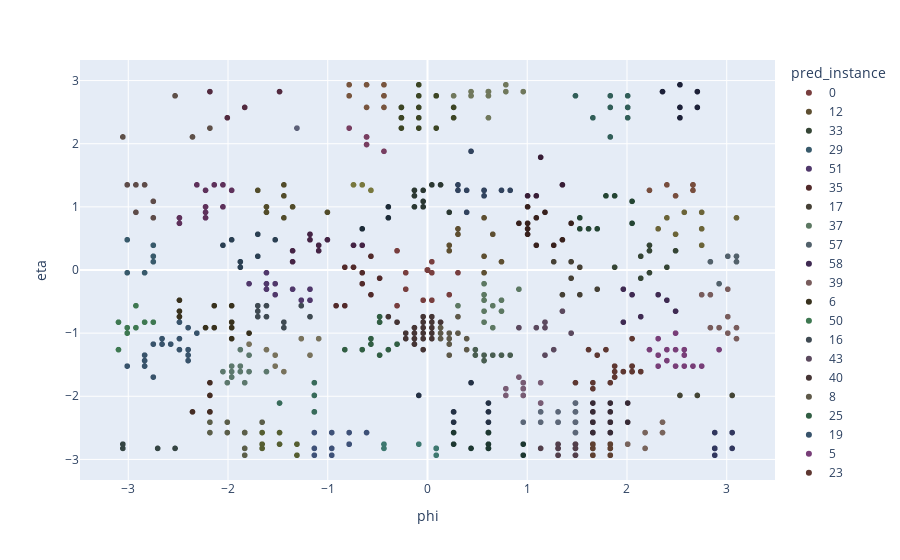

The notebook cell saved with this chart:
### Code cell
px.scatter(events[0].input_event, x='phi', y='eta', color='pred_instance', color_discrete_sequence=palette)

### Figure 1 — Plotly figure (JSON) as saved in the notebook; plotly's stock layout.template omitted (floating-point values rounded to 4 significant figures; data arrays with more than 128 entries replaced by an {"elided": "..."} marker saying what was removed)
{"data": [{"hovertemplate": "pred_instance=0<br>phi=%{x}<br>eta=%{y}<extra></extra>", "legendgroup": "0", "marker": {"color": "rgb(120,62,62)", "symbol": "circle"}, "mode": "markers", "name": "0", "showlegend": true, "type": "scattergl", "x": {"elided": "498 float values"}, "xaxis": "x", "y": {"elided": "498 float values"}, "yaxis": "y"}, {"hovertemplate": "pred_instance=12<br>phi=%{x}<br>eta=%{y}<extra></extra>", "legendgroup": "12", "marker": {"color": "rgb(94,79,49)", "symbol": "circle"}, "mode": "markers", "name": "12", "showlegend": true, "type": "scattergl", "x": [0.5672, 0.7418, 0.5672, 0.2182, 0.2182, 0.3054, 0.6545, 0.3054, 0.5672], "xaxis": "x", "y": [-0.0435, 0.1305, 0.2175, 0.3045, 0.3915, 0.5655, 0.5655, 0.6525, 0.8265], "yaxis": "y"}, {"hovertemplate": "pred_instance=33<br>phi=%{x}<br>eta=%{y}<extra></extra>", "legendgroup": "33", "marker": {"color": "rgb(53,69,53)", "symbol": "circle"}, "mode": "markers", "name": "33", "showlegend": true, "type": "scattergl", "x": [2.225, 2.138, 1.876, 2.4, 2.138, 2.225, 2.487, 2.225], "xaxis": "x", "y": [-0.0435, -0.1305, 0.0435, 0.0435, 0.2175, 0.3045, 0.3045, 0.3915], "yaxis": "y"}, {"hovertemplate": "pred_instance=29<br>phi=%{x}<br>eta=%{y}<extra></extra>", "legendgroup": "29", "marker": {"color": "rgb(56,90,107)", "symbol": "circle"}, "mode": "markers", "name": "29", "showlegend": true, "type": "scattergl", "x": [-3.011, -2.836, -2.749, -2.749, -2.749, -3.011], "xaxis": "x", "y": [-0.0435, -0.0435, 0.1305, 0.2175, 0.3915, 0.4785], "yaxis": "y"}, {"hovertemplate": "pred_instance=51<br>phi=%{x}<br>eta=%{y}<extra></extra>", "legendgroup": "51", "marker": {"color": "rgb(80,56,107)", "symbol": "circle"}, "mode": "markers", "name": "51", "showlegend": true, "type": "scattergl", "x": [-1.614, -1.789, -1.614, -1.527, -1.614, -1.353, -1.178, -1.527, -1.265, -1.178], "xaxis": "x", "y": [-0.0435, -0.2175, -0.2175, -0.2175, -0.3045, -0.3045, -0.3045, -0.3915, -0.4785, -0.4785], "yaxis": "y"}, {"hovertemplate": "pred_instance=35<br>phi=%{x}<br>eta=%{y}<extra></extra>", "legendgroup": "35", "marker": {"color": "rgb(82,42,42)", "symbol": "circle"}, "mode": "markers", "name": "35", "showlegend": true, "type": "scattergl", "x": [-0.6545, -0.48, -0.6545, -0.5672, -0.9163, -0.829, -0.829, -0.7418, -0.5672], "xaxis": "x", "y": [-0.0435, -0.1305, -0.2175, -0.3915, -0.5655, -0.5655, 0.0435, 0.0435, 0.2175], "yaxis": "y"}, {"hovertemplate": "pred_instance=17<br>phi=%{x}<br>eta=%{y}<extra></extra>", "legendgroup": "17", "marker": {"color": "rgb(69,64,53)", "symbol": "circle"}, "mode": "markers", "name": "17", "showlegend": true, "type": "scattergl", "x": [1.44, 1.702, 1.353, 1.527, 1.527, 1.265, 1.44], "xaxis": "x", "y": [-0.1305, -0.3045, -0.3915, -0.3915, 0.0435, 0.1305, 0.1305], "yaxis": "y"}, {"hovertemplate": "pred_instance=37<br>phi=%{x}<br>eta=%{y}<extra></extra>", "legendgroup": "37", "marker": {"color": "rgb(92,120,98)", "symbol": "circle"}, "mode": "markers", "name": "37", "showlegend": true, "type": "scattergl", "x": [0.5672, 0.9163, 0.5672, 0.5672, 0.7418, 0.3054, 0.6545, 0.5672, 0.7418, 0.5672, 0.6545], "xaxis": "x", "y": [-0.2175, -0.3045, -0.3915, -0.4785, -0.4785, -0.5655, -0.5655, -0.6525, -0.6525, -0.8265, -0.9135], "yaxis": "y"}, {"hovertemplate": "pred_instance=57<br>phi=%{x}<br>eta=%{y}<extra></extra>", "legendgroup": "57", "marker": {"color": "rgb(82,97,107)", "symbol": "circle"}, "mode": "markers", "name": "57", "showlegend": true, "type": "scattergl", "x": [2.923, 2.836, 3.098, 3.011, 3.098], "xaxis": "x", "y": [-0.2175, 0.1305, 0.1305, 0.2175, 0.2175], "yaxis": "y"}, {"hovertemplate": "pred_instance=58<br>phi=%{x}<br>eta=%{y}<extra></extra>", "legendgroup": "58", "marker": {"color": "rgb(63,42,82)", "symbol": "circle"}, "mode": "markers", "name": "58", "showlegend": true, "type": "scattergl", "x": [1.963, 2.051, 2.313, 2.4, 2.487, 2.138, 1.963], "xaxis": "x", "y": [-0.3045, -0.3915, -0.3915, -0.4785, -0.6525, -0.7395, -0.8265], "yaxis": "y"}, {"hovertemplate": "pred_instance=39<br>phi=%{x}<br>eta=%{y}<extra></extra>", "legendgroup": "39", "marker": {"color": "rgb(120,92,92)", "symbol": "circle"}, "mode": "markers", "name": "39", "showlegend": true, "type": "scattergl", "x": [3.011, 2.749, 2.836, 3.011, 2.836, 2.923, 3.098, 3.011, 3.098], "xaxis": "x", "y": [-0.3045, -0.3915, -0.3915, -0.7395, -0.9135, -0.9135, -0.9135, -1.0, -1.087], "yaxis": "y"}, {"hovertemplate": "pred_instance=6<br>phi=%{x}<br>eta=%{y}<extra></extra>", "legendgroup": "6", "marker": {"color": "rgb(56,49,29)", "symbol": "circle"}, "mode": "markers", "name": "6", "showlegend": true, "type": "scattergl", "x": [-2.487, -2.138, -1.963, -2.487, -2.487, -1.963, -2.225, -2.138, -1.963, -1.789, -1.963], "xaxis": "x", "y": [-0.4785, -0.5655, -0.5655, -0.6525, -0.7395, -0.8265, -0.9135, -0.9135, -0.9135, -1.0, -1.087], "yaxis": "y"}, {"hovertemplate": "pred_instance=50<br>phi=%{x}<br>eta=%{y}<extra></extra>", "legendgroup": "50", "marker": {"color": "rgb(62,120,81)", "symbol": "circle"}, "mode": "markers", "name": "50", "showlegend": true, "type": "scattergl", "x": [-2.923, -3.098, -2.836, -2.749, -3.011, -2.923, -3.011, -3.098], "xaxis": "x", "y": [-0.5655, -0.8265, -0.8265, -0.8265, -0.9135, -0.9135, -1.0, -1.262], "yaxis": "y"}, {"hovertemplate": "pred_instance=16<br>phi=%{x}<br>eta=%{y}<extra></extra>", "legendgroup": "16", "marker": {"color": "rgb(63,74,82)", "symbol": "circle"}, "mode": "markers", "name": "16", "showlegend": true, "type": "scattergl", "x": [-1.702, -1.614, -1.265, -1.702, -1.702, -1.614, -1.178, -1.44, -1.44], "xaxis": "x", "y": [-0.5655, -0.5655, -0.5655, -0.6525, -0.7395, -0.7395, -0.7395, -0.8265, -0.9135], "yaxis": "y"}, {"hovertemplate": "pred_instance=43<br>phi=%{x}<br>eta=%{y}<extra></extra>", "legendgroup": "43", "marker": {"color": "rgb(91,73,94)", "symbol": "circle"}, "mode": "markers", "name": "43", "showlegend": true, "type": "scattergl", "x": [1.353, 1.178, 0.9163, 1.091, 1.178, 1.44, 1.178, 1.265], "xaxis": "x", "y": [-0.6525, -0.8265, -0.9135, -0.9135, -0.9135, -1.0, -1.349, -1.262], "yaxis": "y"}, {"hovertemplate": "pred_instance=40<br>phi=%{x}<br>eta=%{y}<extra></extra>", "legendgroup": "40", "marker": {"color": "rgb(69,53,53)", "symbol": "circle"}, "mode": "markers", "name": "40", "showlegend": true, "type": "scattergl", "x": [0.04363, -0.3927, -0.04363, 0.04363, 0.1309, -0.3054, -0.04363, 0.04363, -0.1309, -0.04363, 0.04363, -0.2182, -0.1309, -0.04363, 0.04363, -0.2182, -0.1309, -0.04363, -0.1309, -0.04363], "xaxis": "x", "y": [-0.7395, -0.7395, -0.7395, -0.8265, -0.8265, -0.8265, -0.8265, -0.9135, -0.9135, -0.9135, -1.0, -1.001, -1.0, -1.0, -1.087, -1.088, -1.087, -1.087, -1.174, -1.262], "yaxis": "y"}, {"hovertemplate": "pred_instance=8<br>phi=%{x}<br>eta=%{y}<extra></extra>", "legendgroup": "8", "marker": {"color": "rgb(94,89,73)", "symbol": "circle"}, "mode": "markers", "name": "8", "showlegend": true, "type": "scattergl", "x": [0.3054, 0.1309, 0.1309, 0.2182, 0.3054, 0.1309, 0.2182, 0.3927, 0.2182, 0.3927, 0.2182], "xaxis": "x", "y": [-0.7395, -0.9135, -1.0, -1.001, -1.0, -1.088, -1.088, -1.087, -1.174, -1.262, -1.349], "yaxis": "y"}, {"hovertemplate": "pred_instance=25<br>phi=%{x}<br>eta=%{y}<extra></extra>", "legendgroup": "25", "marker": {"color": "rgb(49,94,67)", "symbol": "circle"}, "mode": "markers", "name": "25", "showlegend": true, "type": "scattergl", "x": [-0.48, -0.48, -0.5672, -0.5672, -0.3054, -0.829, -0.48, -0.6545, -0.3927], "xaxis": "x", "y": [-0.7395, -0.8265, -1.088, -1.174, -1.174, -1.261, -1.348, -1.262, -1.262], "yaxis": "y"}, {"hovertemplate": "pred_instance=19<br>phi=%{x}<br>eta=%{y}<extra></extra>", "legendgroup": "19", "marker": {"color": "rgb(56,83,107)", "symbol": "circle"}, "mode": "markers", "name": "19", "showlegend": true, "type": "scattergl", "x": [-2.487, -2.4, -2.313, -2.662, -2.487, -2.749, -2.662, -2.574, -2.487, -2.4, -2.836, -2.4, -2.749, -2.836, -2.4, -2.836, -3.011], "xaxis": "x", "y": [-0.8265, -0.9135, -1.0, -1.088, -1.087, -1.174, -1.174, -1.174, -1.262, -1.262, -1.348, -1.348, -1.696, -1.435, -1.435, -1.523, -1.522], "yaxis": "y"}, {"hovertemplate": "pred_instance=5<br>phi=%{x}<br>eta=%{y}<extra></extra>", "legendgroup": "5", "marker": {"color": "rgb(120,62,120)", "symbol": "circle"}, "mode": "markers", "name": "5", "showlegend": true, "type": "scattergl", "x": [2.487, 2.313, 2.487, 2.574, 2.225, 2.4, 2.923, 2.313, 2.574, 2.4, 2.313, 2.487, 2.574, 2.749, 2.662], "xaxis": "x", "y": [-1.0, -1.088, -1.261, -1.261, -1.261, -1.262, -1.261, -1.348, -1.349, -1.436, -1.523, -1.522, -1.523, -1.523, -1.522], "yaxis": "y"}, {"hovertemplate": "pred_instance=23<br>phi=%{x}<br>eta=%{y}<extra></extra>", "legendgroup": "23", "marker": {"color": "rgb(94,55,49)", "symbol": "circle"}, "mode": "markers", "name": "23", "showlegend": true, "type": "scattergl", "x": [2.051, 1.789, 1.614, 1.702, 1.963, 2.051, 2.138, 1.876, 1.484, 1.833, 1.876, 2.051, 1.876, 1.963, 1.658, 1.658, 2.051, 2.051, 2.138], "xaxis": "x", "y": [-1.087, -1.262, -1.262, -1.349, -1.609, -1.61, -1.609, -1.697, -1.785, -1.785, -1.522, -1.523, -1.61, -1.61, -1.785, -1.88, -1.522, -1.609, -1.61], "yaxis": "y"}, {"hovertemplate": "pred_instance=60<br>phi=%{x}<br>eta=%{y}<extra></extra>", "legendgroup": "60", "marker": {"color": "rgb(120,114,92)", "symbol": "circle"}, "mode": "markers", "name": "60", "showlegend": true, "type": "scattergl", "x": [-1.265, -1.091, -1.789, -1.614, -1.527, -1.178, -1.527, -1.44], "xaxis": "x", "y": [-1.087, -1.087, -1.174, -1.262, -1.348, -1.349, -1.523, -1.61], "yaxis": "y"}, {"hovertemplate": "pred_instance=55<br>phi=%{x}<br>eta=%{y}<extra></extra>", "legendgroup": "55", "marker": {"color": "rgb(73,94,81)", "symbol": "circle"}, "mode": "markers", "name": "55", "showlegend": true, "type": "scattergl", "x": [0.48, 0.48, 0.829, 0.5672, 0.7418, 0.5672, 0.6545], "xaxis": "x", "y": [-1.261, -1.348, -1.349, -1.348, -1.348, -1.435, -1.348], "yaxis": "y"}, {"hovertemplate": "pred_instance=48<br>phi=%{x}<br>eta=%{y}<extra></extra>", "legendgroup": "48", "marker": {"color": "rgb(42,63,82)", "symbol": "circle"}, "mode": "markers", "name": "48", "showlegend": true, "type": "scattergl", "x": [-1.876, -1.876, -1.702, -2.051, -1.963, -1.527, -1.702], "xaxis": "x", "y": [0.0435, 0.1305, 0.2175, 0.3915, 0.4785, 0.4785, 0.5655], "yaxis": "y"}, {"hovertemplate": "pred_instance=15<br>phi=%{x}<br>eta=%{y}<extra></extra>", "legendgroup": "15", "marker": {"color": "rgb(69,36,69)", "symbol": "circle"}, "mode": "markers", "name": "15", "showlegend": true, "type": "scattergl", "x": [-1.353, -1.353, -1.091, -1.091, -0.7418, -0.6545, -1.178, -1.004, -1.178], "xaxis": "x", "y": [0.1305, 0.3045, 0.3045, 0.3915, 0.3915, 0.3915, 0.4785, 0.4785, 0.5655], "yaxis": "y"}, {"hovertemplate": "pred_instance=41<br>phi=%{x}<br>eta=%{y}<extra></extra>", "legendgroup": "41", "marker": {"color": "rgb(56,33,29)", "symbol": "circle"}, "mode": "markers", "name": "41", "showlegend": true, "type": "scattergl", "x": [1.091, 1.265, 1.353, 1.004, 1.004, 0.9163, 1.004, 1.44, 1.091, 1.178, 1.004], "xaxis": "x", "y": [0.3915, 0.3915, 0.4785, 0.5655, 0.6525, 0.7395, 0.7395, 0.7395, 0.8265, 0.9135, 1.0], "yaxis": "y"}, {"hovertemplate": "pred_instance=3<br>phi=%{x}<br>eta=%{y}<extra></extra>", "legendgroup": "3", "marker": {"color": "rgb(107,100,56)", "symbol": "circle"}, "mode": "markers", "name": "3", "showlegend": true, "type": "scattergl", "x": [2.749, 2.487, 2.313, 2.749, 2.4, 3.098, 2.574, 2.749], "xaxis": "x", "y": [0.3915, 0.5655, 0.6525, 0.6525, 0.8265, 0.8265, 0.9135, 0.9135], "yaxis": "y"}, {"hovertemplate": "pred_instance=30<br>phi=%{x}<br>eta=%{y}<extra></extra>", "legendgroup": "30", "marker": {"color": "rgb(36,69,51)", "symbol": "circle"}, "mode": "markers", "name": "30", "showlegend": true, "type": "scattergl", "x": [1.527, 1.614, 1.702, 2.051, 1.527, 2.051, 1.789, 1.876], "xaxis": "x", "y": [0.6525, 0.6525, 0.6525, 0.7395, 0.8265, 1.087, 1.174, 1.174], "yaxis": "y"}, {"hovertemplate": "pred_instance=56<br>phi=%{x}<br>eta=%{y}<extra></extra>", "legendgroup": "56", "marker": {"color": "rgb(29,44,56)", "symbol": "circle"}, "mode": "markers", "name": "56", "showlegend": true, "type": "scattergl", "x": [-0.6545, -0.3927, -0.3927], "xaxis": "x", "y": [0.6525, 0.8265, 1.0], "yaxis": "y"}, {"hovertemplate": "pred_instance=11<br>phi=%{x}<br>eta=%{y}<extra></extra>", "legendgroup": "11", "marker": {"color": "rgb(94,49,91)", "symbol": "circle"}, "mode": "markers", "name": "11", "showlegend": true, "type": "scattergl", "x": [-2.487, -2.487, -2.225, -2.225, -2.225, -2.051, -1.963, -2.313, -2.225, -2.138, -2.051], "xaxis": "x", "y": [0.7395, 0.8265, 0.8265, 0.9135, 1.0, 1.0, 1.262, 1.349, 1.262, 1.349, 1.349], "yaxis": "y"}, {"hovertemplate": "pred_instance=36<br>phi=%{x}<br>eta=%{y}<extra></extra>", "legendgroup": "36", "marker": {"color": "rgb(94,76,73)", "symbol": "circle"}, "mode": "markers", "name": "36", "showlegend": true, "type": "scattergl", "x": [-2.749, -2.923, -2.749, -3.011, -2.923, -2.836], "xaxis": "x", "y": [0.8265, 0.9135, 1.087, 1.349, 1.349, 1.349], "yaxis": "y"}, {"hovertemplate": "pred_instance=31<br>phi=%{x}<br>eta=%{y}<extra></extra>", "legendgroup": "31", "marker": {"color": "rgb(82,76,42)", "symbol": "circle"}, "mode": "markers", "name": "31", "showlegend": true, "type": "scattergl", "x": [-1.44, -1.614, -1.004, -1.614, -1.353, -1.44, -1.702, -1.44], "xaxis": "x", "y": [0.8265, 0.9135, 0.9135, 1.0, 1.0, 1.174, 1.262, 1.349], "yaxis": "y"}, {"hovertemplate": "pred_instance=22<br>phi=%{x}<br>eta=%{y}<extra></extra>", "legendgroup": "22", "marker": {"color": "rgb(43,56,50)", "symbol": "circle"}, "mode": "markers", "name": "22", "showlegend": true, "type": "scattergl", "x": [0.2182, -0.1309, -0.04363, -0.04363, -0.1309, -0.1309, 0.1309, -0.04363, 0.04363], "xaxis": "x", "y": [0.9135, 1.0, 1.0, 1.087, 1.174, 1.262, 1.349, 1.262, 1.349], "yaxis": "y"}, {"hovertemplate": "pred_instance=46<br>phi=%{x}<br>eta=%{y}<extra></extra>", "legendgroup": "46", "marker": {"color": "rgb(49,67,94)", "symbol": "circle"}, "mode": "markers", "name": "46", "showlegend": true, "type": "scattergl", "x": [0.3927, 0.5672, 0.3054, 0.3927, 0.5672, 0.829, 0.5672, 0.7418, 0.3054, 0.4363], "xaxis": "x", "y": [0.9135, 1.174, 1.261, 1.261, 1.262, 1.262, 1.262, 1.262, 1.349, 1.88], "yaxis": "y"}, {"hovertemplate": "pred_instance=28<br>phi=%{x}<br>eta=%{y}<extra></extra>", "legendgroup": "28", "marker": {"color": "rgb(56,29,54)", "symbol": "circle"}, "mode": "markers", "name": "28", "showlegend": true, "type": "scattergl", "x": [1.004, 1.091, 1.353, 1.134], "xaxis": "x", "y": [1.174, 1.174, 1.349, 1.785], "yaxis": "y"}, {"hovertemplate": "pred_instance=53<br>phi=%{x}<br>eta=%{y}<extra></extra>", "legendgroup": "53", "marker": {"color": "rgb(120,78,62)", "symbol": "circle"}, "mode": "markers", "name": "53", "showlegend": true, "type": "scattergl", "x": [2.487, 2.225, 2.662, 2.662, 2.4, 2.662], "xaxis": "x", "y": [1.174, 1.262, 1.349, 1.262, 1.349, 1.349], "yaxis": "y"}, {"hovertemplate": "pred_instance=62<br>phi=%{x}<br>eta=%{y}<extra></extra>", "legendgroup": "62", "marker": {"color": "rgb(120,120,62)", "symbol": "circle"}, "mode": "markers", "name": "62", "showlegend": true, "type": "scattergl", "x": [-0.5672, -0.7418, -0.6545], "xaxis": "x", "y": [1.262, 1.348, 1.349], "yaxis": "y"}, {"hovertemplate": "pred_instance=32<br>phi=%{x}<br>eta=%{y}<extra></extra>", "legendgroup": "32", "marker": {"color": "rgb(92,120,109)", "symbol": "circle"}, "mode": "markers", "name": "32", "showlegend": true, "type": "scattergl", "x": [-1.876, -1.789, -2.051, -1.963, -1.876, -1.789, -1.963, -2.007, -1.833, -1.963, -1.876, -1.614], "xaxis": "x", "y": [-1.261, -1.348, -1.609, -1.61, -1.61, -1.61, -1.697, -1.785, -1.785, -1.523, -1.522, -1.61], "yaxis": "y"}, {"hovertemplate": "pred_instance=34<br>phi=%{x}<br>eta=%{y}<extra></extra>", "legendgroup": "34", "marker": {"color": "rgb(36,49,69)", "symbol": "circle"}, "mode": "markers", "name": "34", "showlegend": true, "type": "scattergl", "x": [0.4363, -0.08727, 0.2618, 0.6109, 0.6109, 0.2618, 0.2618, 0.6109], "xaxis": "x", "y": [-1.785, -1.987, -2.247, -2.247, -2.108, -2.247, -2.411, -2.411], "yaxis": "y"}, {"hovertemplate": "pred_instance=18<br>phi=%{x}<br>eta=%{y}<extra></extra>", "legendgroup": "18", "marker": {"color": "rgb(120,92,116)", "symbol": "circle"}, "mode": "markers", "name": "18", "showlegend": true, "type": "scattergl", "x": [0.9599, 1.134, 0.7854, 0.9599, 0.9599, 1.134, 0.9599, 0.9599, 0.9599, 1.134, 0.9163, 0.9599, 0.7854], "xaxis": "x", "y": [-1.785, -1.785, -1.88, -1.88, -1.986, -2.108, -1.785, -1.88, -1.986, -2.108, -1.696, -1.88, -1.987], "yaxis": "y"}, {"hovertemplate": "pred_instance=14<br>phi=%{x}<br>eta=%{y}<extra></extra>", "legendgroup": "14", "marker": {"color": "rgb(69,45,36)", "symbol": "circle"}, "mode": "markers", "name": "14", "showlegend": true, "type": "scattergl", "x": [-2.182, -2.182, -2.356, -2.182, -2.182], "xaxis": "x", "y": [-1.785, -1.986, -2.247, -2.247, -2.247], "yaxis": "y"}, {"hovertemplate": "pred_instance=63<br>phi=%{x}<br>eta=%{y}<extra></extra>", "legendgroup": "63", "marker": {"color": "rgb(68,69,53)", "symbol": "circle"}, "mode": "markers", "name": "63", "showlegend": true, "type": "scattergl", "x": [2.531, 3.054, 2.705], "xaxis": "x", "y": [-1.986, -1.987, -1.987], "yaxis": "y"}, {"hovertemplate": "pred_instance=38<br>phi=%{x}<br>eta=%{y}<extra></extra>", "legendgroup": "38", "marker": {"color": "rgb(56,107,90)", "symbol": "circle"}, "mode": "markers", "name": "38", "showlegend": true, "type": "scattergl", "x": [-1.134, -1.484, -1.134, -1.134, -1.134], "xaxis": "x", "y": [-1.986, -2.108, -2.247, -2.247, -1.785], "yaxis": "y"}, {"hovertemplate": "pred_instance=61<br>phi=%{x}<br>eta=%{y}<extra></extra>", "legendgroup": "61", "marker": {"color": "rgb(92,103,120)", "symbol": "circle"}, "mode": "markers", "name": "61", "showlegend": true, "type": "scattergl", "x": [1.484, 1.309, 1.484, 1.309, 1.484, 1.484, 1.484, 1.134, 1.484, 1.484, 1.309, 1.484, 1.484, 1.484, 1.134, 1.309, 1.484, 0.9599, 1.309, 1.484], "xaxis": "x", "y": [-2.107, -2.247, -2.247, -2.411, -2.411, -2.575, -2.107, -2.247, -2.247, -2.411, -2.411, -2.411, -2.411, -2.575, -2.411, -2.411, -2.411, -2.411, -2.411, -2.411], "yaxis": "y"}, {"hovertemplate": "pred_instance=13<br>phi=%{x}<br>eta=%{y}<extra></extra>", "legendgroup": "13", "marker": {"color": "rgb(56,43,54)", "symbol": "circle"}, "mode": "markers", "name": "13", "showlegend": true, "type": "scattergl", "x": [1.658, 2.007, 1.658, 1.658, 1.833, 2.007, 1.658, 1.833, 1.658, 1.658, 1.833, 1.833, 1.833, 1.833, 1.658, 1.658, 1.658, 1.833, 1.658, 1.833, 1.658, 1.658, 1.833, 1.658], "xaxis": "x", "y": [-2.107, -2.108, -2.247, -2.411, -2.411, -2.411, -2.575, -2.575, -2.247, -2.411, -2.411, -2.575, -2.108, -2.247, -2.411, -2.575, -2.411, -2.411, -2.575, -2.575, -2.411, -2.575, -2.575, -2.411], "yaxis": "y"}, {"hovertemplate": "pred_instance=47<br>phi=%{x}<br>eta=%{y}<extra></extra>", "legendgroup": "47", "marker": {"color": "rgb(120,100,92)", "symbol": "circle"}, "mode": "markers", "name": "47", "showlegend": true, "type": "scattergl", "x": [2.356, 2.182, 2.356, 2.007, 2.007, 2.182], "xaxis": "x", "y": [-2.411, -2.575, -2.575, -2.759, -2.759, -2.825], "yaxis": "y"}, {"hovertemplate": "pred_instance=49<br>phi=%{x}<br>eta=%{y}<extra></extra>", "legendgroup": "49", "marker": {"color": "rgb(91,94,73)", "symbol": "circle"}, "mode": "markers", "name": "49", "showlegend": true, "type": "scattergl", "x": [-2.182, -1.658, -1.833, -1.833, -2.182, -1.833, -1.833, -1.833, -1.833, -2.007, -2.007], "xaxis": "x", "y": [-2.411, -2.411, -2.575, -2.934, -2.575, -2.575, -2.575, -2.575, -2.825, -2.411, -2.575], "yaxis": "y"}, {"hovertemplate": "pred_instance=59<br>phi=%{x}<br>eta=%{y}<extra></extra>", "legendgroup": "59", "marker": {"color": "rgb(29,56,49)", "symbol": "circle"}, "mode": "markers", "name": "59", "showlegend": true, "type": "scattergl", "x": [0.2618, 0.6109, 0.2618, 0.9599, 0.9599, 0.6109, 0.6109, 0.6109, 0.6109, 0.4363, 0.6109, 0.6109], "xaxis": "x", "y": [-2.575, -2.575, -2.759, -2.759, -2.934, -2.575, -2.759, -2.575, -2.575, -2.825, -2.825, -2.825], "yaxis": "y"}, {"hovertemplate": "pred_instance=44<br>phi=%{x}<br>eta=%{y}<extra></extra>", "legendgroup": "44", "marker": {"color": "rgb(62,81,120)", "symbol": "circle"}, "mode": "markers", "name": "44", "showlegend": true, "type": "scattergl", "x": [-1.134, -0.6109, -0.7854, -1.134, -0.9599, -0.9599, -0.7854, -0.7854, -1.134, -0.9599], "xaxis": "x", "y": [-2.575, -2.575, -2.759, -2.934, -2.934, -2.575, -2.575, -2.759, -2.825, -2.825], "yaxis": "y"}, {"hovertemplate": "pred_instance=1<br>phi=%{x}<br>eta=%{y}<extra></extra>", "legendgroup": "1", "marker": {"color": "rgb(82,63,75)", "symbol": "circle"}, "mode": "markers", "name": "1", "showlegend": true, "type": "scattergl", "x": [1.484, 1.484, 1.309, 1.484, 1.309, 1.484, 1.484, 1.309, 1.484, 1.484, 1.134, 1.309, 1.484, 1.309, 1.309], "xaxis": "x", "y": [-2.759, -2.934, -2.759, -2.759, -2.934, -2.934, -2.759, -2.934, -2.934, -2.825, -2.825, -2.825, -2.825, -2.825, -2.825], "yaxis": "y"}, {"hovertemplate": "pred_instance=24<br>phi=%{x}<br>eta=%{y}<extra></extra>", "legendgroup": "24", "marker": {"color": "rgb(94,64,49)", "symbol": "circle"}, "mode": "markers", "name": "24", "showlegend": true, "type": "scattergl", "x": [1.658, 1.833, 1.658, 1.833, 1.658, 1.833, 1.658, 1.658, 1.833, 1.658, 1.833, 1.658, 1.833, 1.658, 1.833, 1.658, 1.833], "xaxis": "x", "y": [-2.759, -2.759, -2.934, -2.934, -2.759, -2.759, -2.934, -2.759, -2.759, -2.934, -2.934, -2.825, -2.825, -2.825, -2.825, -2.825, -2.825], "yaxis": "y"}, {"hovertemplate": "pred_instance=10<br>phi=%{x}<br>eta=%{y}<extra></extra>", "legendgroup": "10", "marker": {"color": "rgb(85,94,49)", "symbol": "circle"}, "mode": "markers", "name": "10", "showlegend": true, "type": "scattergl", "x": [-1.658, -1.484, -1.309, -1.309, -1.658, -1.484, -1.658], "xaxis": "x", "y": [-2.759, -2.759, -2.759, -2.934, -2.575, -2.575, -2.825], "yaxis": "y"}, {"hovertemplate": "pred_instance=20<br>phi=%{x}<br>eta=%{y}<extra></extra>", "legendgroup": "20", "marker": {"color": "rgb(62,120,112)", "symbol": "circle"}, "mode": "markers", "name": "20", "showlegend": true, "type": "scattergl", "x": [-0.4363, -0.08727, 0.08727, 0.08727, 0.08727, 0.08727, -0.4363], "xaxis": "x", "y": [-2.759, -2.759, -2.934, -2.825, -2.825, -2.825, -2.825], "yaxis": "y"}, {"hovertemplate": "pred_instance=21<br>phi=%{x}<br>eta=%{y}<extra></extra>", "legendgroup": "21", "marker": {"color": "rgb(49,55,94)", "symbol": "circle"}, "mode": "markers", "name": "21", "showlegend": true, "type": "scattergl", "x": [2.88, 2.88, 2.88, 2.88, 3.054, 2.88, 3.054], "xaxis": "x", "y": [-2.934, -2.575, -2.825, -2.825, -2.575, -2.825, -2.825], "yaxis": "y"}, {"hovertemplate": "pred_instance=54<br>phi=%{x}<br>eta=%{y}<extra></extra>", "legendgroup": "54", "marker": {"color": "rgb(120,62,97)", "symbol": "circle"}, "mode": "markers", "name": "54", "showlegend": true, "type": "scattergl", "x": [-0.4363, -0.6109, -0.6109, -0.6109, -0.7854], "xaxis": "x", "y": [1.88, 1.987, 2.108, 2.108, 2.247], "yaxis": "y"}, {"hovertemplate": "pred_instance=27<br>phi=%{x}<br>eta=%{y}<extra></extra>", "legendgroup": "27", "marker": {"color": "rgb(94,80,73)", "symbol": "circle"}, "mode": "markers", "name": "27", "showlegend": true, "type": "scattergl", "x": [-3.054, -2.356, -2.182, -2.531], "xaxis": "x", "y": [2.108, 2.108, 2.247, 2.759], "yaxis": "y"}, {"hovertemplate": "pred_instance=9<br>phi=%{x}<br>eta=%{y}<extra></extra>", "legendgroup": "9", "marker": {"color": "rgb(60,69,36)", "symbol": "circle"}, "mode": "markers", "name": "9", "showlegend": true, "type": "scattergl", "x": [0.08727, 0.2618, -0.2618, -0.2618, -0.08727, 0.08727, -0.08727, -0.08727, -0.2618, -0.08727, -0.2618, 0.08727, -0.2618, -0.08727, -0.2618, 0.2618], "xaxis": "x", "y": [2.247, 2.411, 2.411, 2.575, 2.575, 2.759, 2.759, 2.934, 2.411, 2.411, 2.575, 2.759, 2.247, 2.247, 2.411, 2.575], "yaxis": "y"}, {"hovertemplate": "pred_instance=7<br>phi=%{x}<br>eta=%{y}<extra></extra>", "legendgroup": "7", "marker": {"color": "rgb(49,94,88)", "symbol": "circle"}, "mode": "markers", "name": "7", "showlegend": true, "type": "scattergl", "x": [1.658, 2.007, 2.007, 2.007, 1.833, 2.007, 1.484, 1.833, 1.833], "xaxis": "x", "y": [2.411, 2.575, 2.759, 2.411, 2.575, 2.575, 2.759, 2.759, 2.108], "yaxis": "y"}, {"hovertemplate": "pred_instance=45<br>phi=%{x}<br>eta=%{y}<extra></extra>", "legendgroup": "45", "marker": {"color": "rgb(29,33,56)", "symbol": "circle"}, "mode": "markers", "name": "45", "showlegend": true, "type": "scattergl", "x": [2.531, 2.531, 2.705, 2.531, 2.705, 2.356], "xaxis": "x", "y": [2.411, 2.575, 2.575, 2.934, 2.825, 2.825], "yaxis": "y"}, {"hovertemplate": "pred_instance=52<br>phi=%{x}<br>eta=%{y}<extra></extra>", "legendgroup": "52", "marker": {"color": "rgb(82,42,63)", "symbol": "circle"}, "mode": "markers", "name": "52", "showlegend": true, "type": "scattergl", "x": [-2.007, -1.833, -1.484, -2.182], "xaxis": "x", "y": [2.411, 2.575, 2.825, 2.825], "yaxis": "y"}, {"hovertemplate": "pred_instance=42<br>phi=%{x}<br>eta=%{y}<extra></extra>", "legendgroup": "42", "marker": {"color": "rgb(120,85,62)", "symbol": "circle"}, "mode": "markers", "name": "42", "showlegend": true, "type": "scattergl", "x": [-0.4363, -0.4363, -0.4363, -0.6109, -0.7854, -0.7854, -0.6109, -0.4363], "xaxis": "x", "y": [2.575, 2.759, 2.934, 2.575, 2.759, 2.934, 2.934, 2.759], "yaxis": "y"}, {"hovertemplate": "pred_instance=26<br>phi=%{x}<br>eta=%{y}<extra></extra>", "legendgroup": "26", "marker": {"color": "rgb(112,120,92)", "symbol": "circle"}, "mode": "markers", "name": "26", "showlegend": true, "type": "scattergl", "x": [0.4363, 0.7854, 0.2618, 0.6109, 0.6109, 0.6109, 0.6109, 0.7854, 0.6109, 0.4363, 0.6109, 0.9599], "xaxis": "x", "y": [2.759, 2.934, 2.759, 2.759, 2.825, 2.825, 2.825, 2.825, 2.411, 2.825, 2.825, 2.825], "yaxis": "y"}, {"hovertemplate": "pred_instance=2<br>phi=%{x}<br>eta=%{y}<extra></extra>", "legendgroup": "2", "marker": {"color": "rgb(53,69,67)", "symbol": "circle"}, "mode": "markers", "name": "2", "showlegend": true, "type": "scattergl", "x": [-3.054, -2.705, -2.531, -3.054], "xaxis": "x", "y": [-2.759, -2.825, -2.825, -2.825], "yaxis": "y"}, {"hovertemplate": "pred_instance=4<br>phi=%{x}<br>eta=%{y}<extra></extra>", "legendgroup": "4", "marker": {"color": "rgb(92,96,120)", "symbol": "circle"}, "mode": "markers", "name": "4", "showlegend": true, "type": "scattergl", "x": [-1.309], "xaxis": "x", "y": [2.247], "yaxis": "y"}], "layout": {"legend": {"title": {"text": "pred_instance"}, "tracegroupgap": 0}, "margin": {"t": 60}, "xaxis": {"anchor": "y", "domain": [0, 1], "title": {"text": "phi"}}, "yaxis": {"anchor": "x", "domain": [0, 1], "title": {"text": "eta"}}}}
